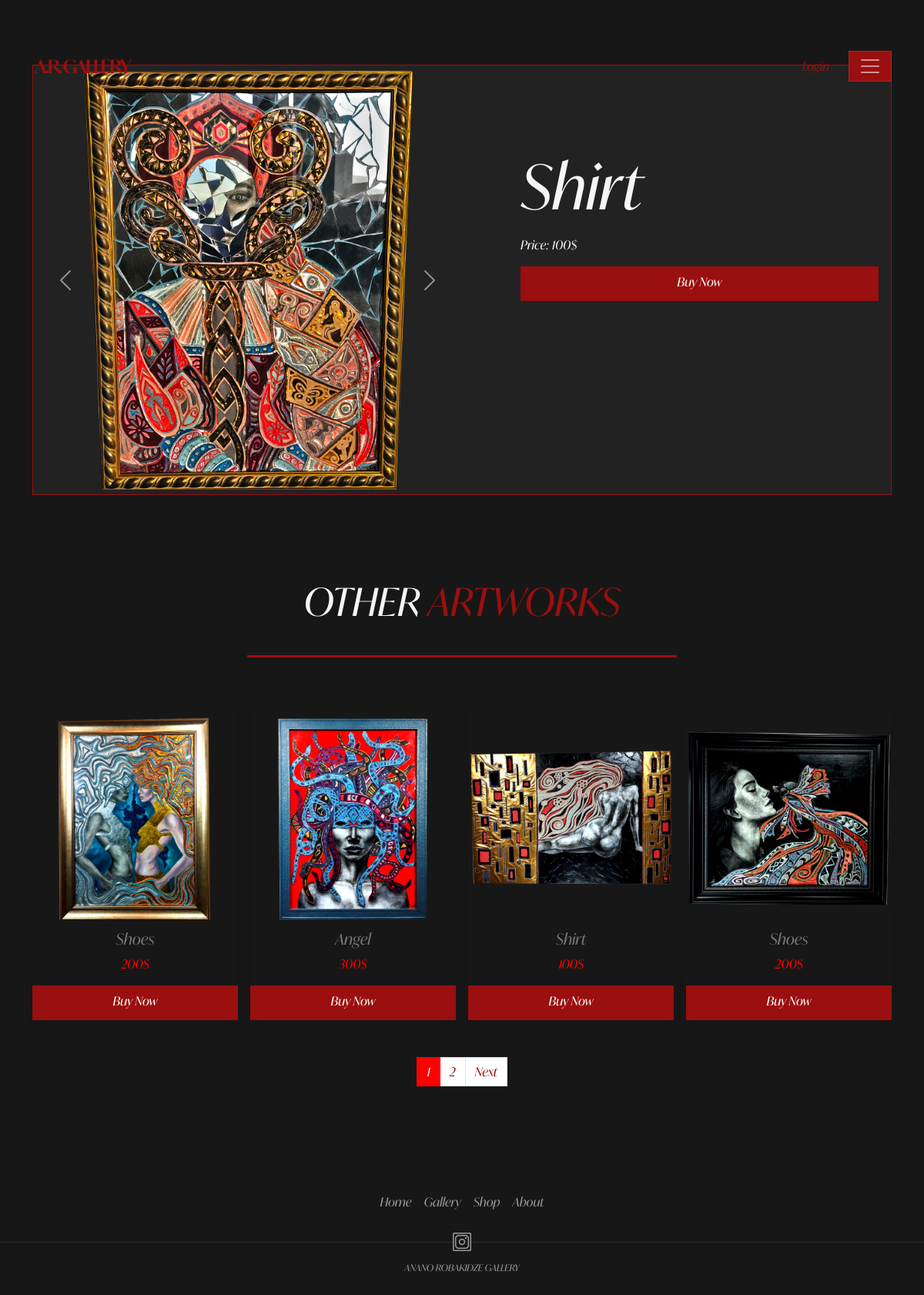
Before: /product/1 with the older database file.
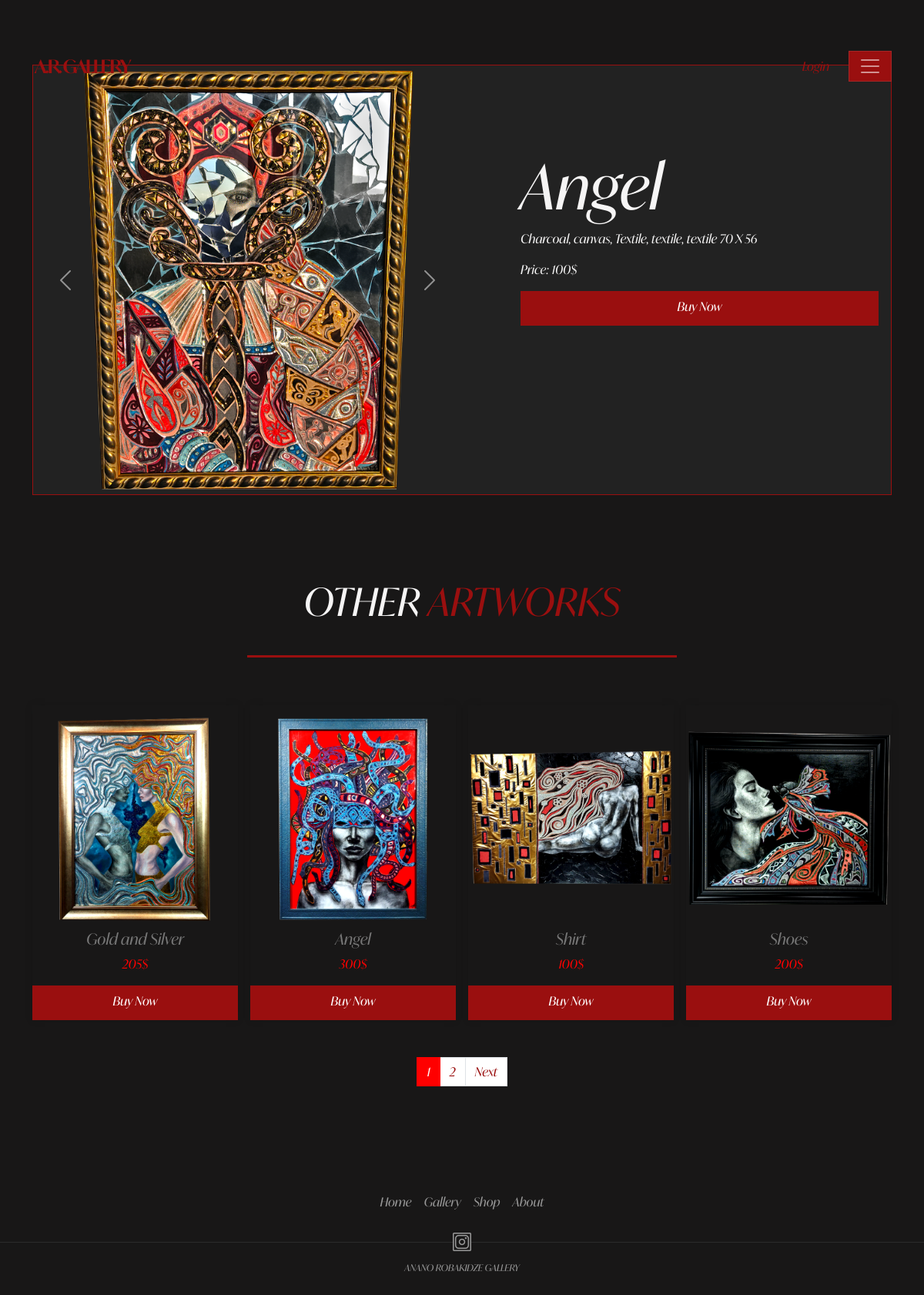
After: the same page with the newer database file.
### src/models/product.py (models this page shows, shortened)
class Image(BaseModel):
    id = db.Column(db.Integer, primary_key=True)
    filename = db.Column(db.String(100), nullable=False)
    product_id = db.Column(db.Integer, db.ForeignKey('products.id'), nullable=False)

class Product(BaseModel):
    __tablename__ = "products"
    id = db.Column(db.Integer, primary_key=True)
    title = db.Column(db.String)
    price = db.Column(db.Integer)
    description = db.Column(db.Text)
    images = db.relationship('Image', backref='product', lazy=True)

### src/views/products/routes.py (the view)
@product_blueprint.route('/product/<int:id>')
def product(id):
    product_id = Product.query.get_or_404(id)
    other_products = Product.query.filter(Product.id != id)
    page = request.args.get('page', 1, type=int)
    per_page = 4  # Number of other products per page
    other_products_pagination = other_products.paginate(page=page, per_page=per_page, error_out=False)
    other_products_on_page = other_products_pagination.items
    total_pages = other_products_pagination.pages
    return render_template('products/product.html', product=product_id, other_products=other_products_pagination, other_products_on_page=other_products_on_page, total_pages=total_pages, page=page)

### src/template/products/product.html (shortened to what this page needs)
{% extends 'layouts/base.html' %}
{% block content %}
<div class="container mb-5" style="margin-top: 7%;" >
  <div class="card " style="border: 1px solid #9a0f0f; background-color: #222222; border-radius: 0;">
    <div class="row g-0">
      <div class="col">
        <div id="productCarousel" class="carousel slide" data-bs-ride="carousel">
          <div class="carousel-inner">
              {% for image in product.images %}
              <div class="carousel-item {% if loop.first %}active{% endif %}">
                  <img src="{{ url_for('static', filename='img/' + image.filename) }}" class="d-block w-100  card-img-top-item" alt="{{ product.title }}">
              </div>
              {% endfor %}
          </div>
          <button class="carousel-control-prev" type="button" data-bs-target="#productCarousel" data-bs-slide="prev">
              <span class="carousel-control-prev-icon" aria-hidden="true"></span>
          </button>
          <button class="carousel-control-next" type="button" data-bs-target="#productCarousel" data-bs-slide="next">
              <span class="carousel-control-next-icon" aria-hidden="true"></span>
          </button>
      </div>
      </div>
      <div class="col">
        <div class="card-body" style="margin-left: 60px;">
            <h2 class="card-title product-card-title" >{{ product.title }}</h2>
            <p class="card-text text">{{ product.description }}</p>
            <p class="card-text text"> Price: {{ product.price }}$</p>
            <a href="#" class="btn-buy">Buy Now</a>
        </div>
      </div>
    </div>
  </div>
</div>
<div class="container-fluid gallery-container">
  <div class="container-md">
    <h2 class="other-product-header">OTHER <span style="font-style: italic; color: #9a0f0f;">ARTWORKS</span></h2>
    <div class="line-container" style="margin-bottom: 30px;">
      <div class="line"></div>
    </div>
    <div class="row row-cols-1 row-cols-md-4 g-3">
      {% for other_product in other_products.items %}
      <div class="col mt-5 mb-5">
        <div class="card h-100" style="border: none; box-shadow: 0px 0px 10px rgba(0, 0, 0, 0.1); background-color: transparent; border-radius: 0px;">
          <a href="{{ url_for('product.product', id=other_product.id)}}">
            <img src="{{ url_for('static', filename='img/' + other_product.images[0].filename) }}" class="card-img-top" alt="{{ other_product.title }}" >
          </a>
          <div class="card-body" style="padding: 10px 0 0; text-align: center;">
            <h5 class="card-title" style="color:#777777;">{{ other_product.title }}</h5>
            <p class="card-text" style="color: red;"> {{ other_product.price }}$</p>
            <a href="{{ url_for('product.product', id=other_product.id)}}" class="btn-buy">Buy Now</a>
          </div>
        </div>
      </div>
      {% endfor %}
    </div>
    <div style="display: flex; justify-content: center; align-items: center; margin-bottom: 50px;">
      <nav aria-label="Other Products Pagination">
        <ul class="pagination">
          {% for num in other_products.iter_pages() %}
          {% if num %}
          <li class="page-item {% if num == other_products.page %}active{% endif %}">
            <a class="page-link{% if num == other_products.page %} active-link{% endif %}" href="?page={{ num }}" style="color: #9a0f0f;">{{ num }}</a>
          </li>
          {% else %}
          <li class="page-item disabled"><span class="page-link">...</span></li>
          {% endif %}
          {% endfor %}
          {% if other_products.has_next %}
          <li class="page-item">
            <a class="page-link" href="?page={{ other_products.next_num }}" style="color: #9a0f0f;">Next</a>
          </li>
          {% endif %}
        </ul>
      </nav>
    </div>
  </div>
</div>
{% endblock %}

### src/template/layouts/base.html (shortened to what this page needs)
<!DOCTYPE html>
<html lang="en">
<head>
    <link href="https://cdn.jsdelivr.net/npm/bootstrap@5.3.2/dist/css/bootstrap.min.css" rel="stylesheet">
    <link rel="stylesheet" href="../static/styles/style.css">
    <link rel="stylesheet" href="../static/styles/gallery_style.css">
    <link rel="stylesheet" href="../static/styles/products_style.css">
</head>
<body>
    {% include 'layouts/nav.html' %}
    {% block content %}
    {% endblock %}
    {% include 'layouts/footer.html' %}
</body>
</html>

### src/template/layouts/nav.html (shortened to what this page needs)
<nav class="navbar navbar-dark  fixed-top" >
    <div class="container-md">
      <a class="navbar-brand" href="{{ url_for('main.home') }}" >A.R. Gallery</a>
      <div style="display: flex; align-items: center;">
        {% if not current_user.is_authenticated %}
        <form role="search">
          <a class="nav-link" style="color:#9a0f0f; text-decoration: none; margin-right: 25px;" href="{{ url_for('auth.login') }}">Login</a>
        </form>
        {% else %}
        <form role="search">
          <a href="{{ url_for('auth.logout') }}" class="nav-link" style="color:#9a0f0f; text-decoration: none; margin-right: 25px;" type="submit">Logout</a>
        </form>
        {% endif %}
        <button class="navbar-toggler" type="button" data-bs-toggle="offcanvas" data-bs-target="#offcanvasDarkNavbar" aria-controls="offcanvasDarkNavbar" aria-label="Toggle navigation" style="background-color: #9a0f0f; border-radius: 0;">
          <span class="navbar-toggler-icon" ></span>
        </button>
      </div>
    </div>
</nav>

### src/template/layouts/footer.html
<footer class="py-3 my-4 mt-5">
    <ul class="nav justify-content-center pb-3 mb-4 position-relative" style="border-bottom: 1px solid #2b2b2b;">
      <li class="nav-item"><a href="{{ url_for('main.home') }}" class="nav-link px-2 text-body-secondary">Home</a></li>
      <li class="nav-item"><a href="{{url_for('gallery.gallery_page') }}" class="nav-link px-2 text-body-secondary">Gallery</a></li>
      <li class="nav-item"><a href="{{ url_for('product.products') }}" class="nav-link px-2 text-body-secondary">Shop</a></li>
      <li class="nav-item mb-3"><a href="{{ url_for('about.about_page') }}" class="nav-link px-2 text-body-secondary">About</a></li>
      <div class="position-absolute start-50 translate-middle-x" style="bottom: -20px;">
        <a href="https://www.instagram.com/a.r.myartwork/" class="nav-link px-2 text-body-secondary"><img src="../static/img/icons8-instagram-24 (1).png" style="background-color: #181717;"></a>
      </div>
    </ul>
    <p class="text-center text-body-secondary " style="font-size: 12px;">ANANO ROBAKIDZE GALLERY</p>
</footer>

### src/static/styles/style.css (style rules this page uses)
body { font-family: 'IvyMode'; }
html { box-sizing: border-box; }
*, *:before, *:after { box-sizing: inherit; }
body { margin: 0; padding: 0; background-color: #181717; }
.navbar { background-color: rgba(0, 123, 255, 0); height: 10%; transition: background-color 0.8s ease-in-out; }
.navbar-brand { color:#9a0f0f; font-weight: 600; font-size: 24px; border-color: transparent; border-style: solid; line-height: 28px; text-transform: uppercase; letter-spacing: -2px; }
.position-relative { position: relative; }
.line-container { display: flex; justify-content: center; }
.line { border-top: solid 3px #9a0f0f; width: 50%; }
.nav-link { color: #9a0f0f; }
.text { color: #F6F5F5; }
.text-body-secondary { color: #999999 !important; }

### src/static/styles/gallery_style.css (style rules this page uses)
.gallery-container { display: flex; flex-direction: column; height: auto; margin-bottom: 20px; }

### src/static/styles/products_style.css (style rules this page uses)
.btn-buy { color: white; background-color: #9a0f0f; width: 100%; height: 45px; border: none; border-radius: 0; text-align: center; display: inline-block; text-decoration: none; line-height: 40px; }
.card-img-top { transition: transform 0.5s ease; margin-top: 15px !important; }
.card-img-top-item { transition: transform 0.5s ease; }
.page-link { border-radius: 0 !important; }
.pagination .active-link { background-color: red !important; color: #ffffff !important; border: 1px solid red !important; }
.product-card-title { color: #F6F5F5; font-size: 80px; font-weight: 400; font-style: italic; margin-top: 20%; }
.other-product-header { margin: 60px 0 40px; text-align: center; color:#F6F5F5; font-size: 50px; font-weight: 400; }

Changed rows visible on the page:
changed Product: title "Shirt" → "Angel"; description (not shown) → "Charcoal, canvas, Textile, textile, textile 70 X 56"
changed Product: title "Shoes" → "Gold and Silver"; price "200" → "205"
